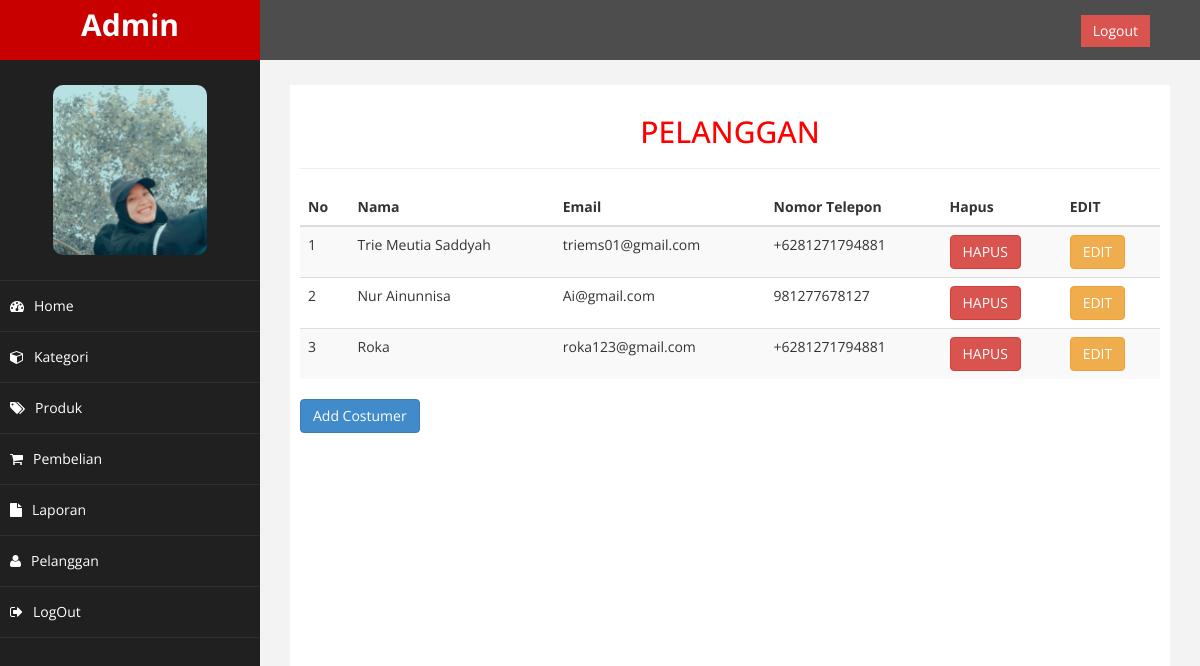
The app's page /admin/index.php?halaman=pelanggan (signed in), older data.
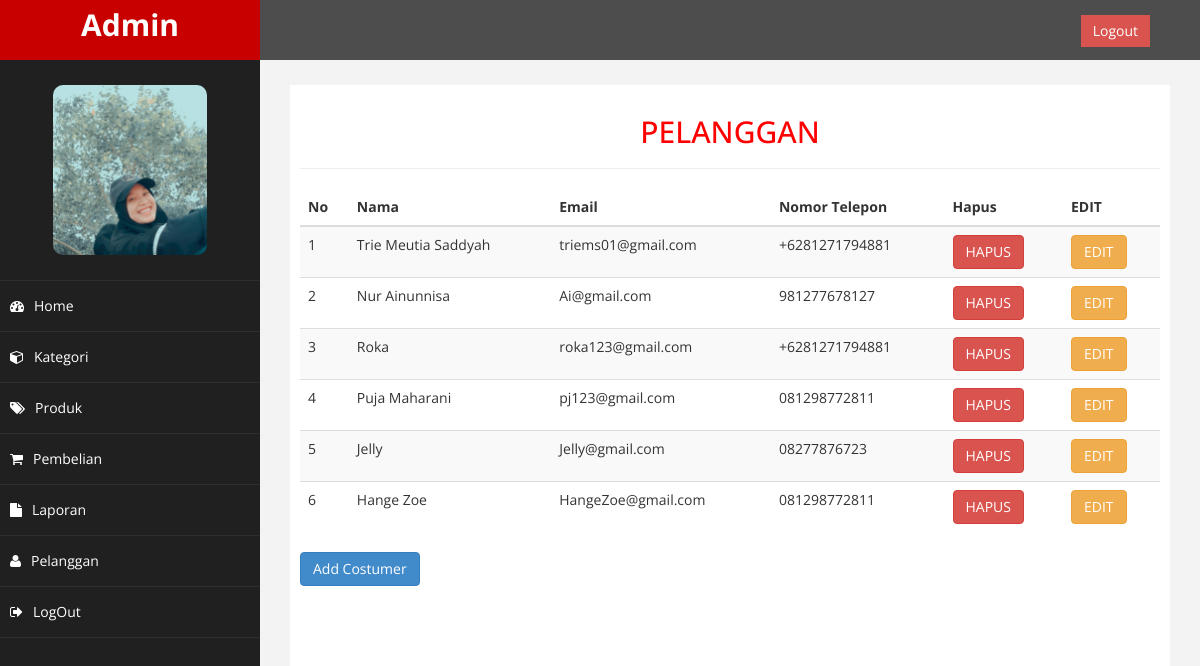
The same page, newer data.
### tables this page shows
CREATE TABLE `pelanggan` (
  `id_pelanggan` int(11) NOT NULL,
  `email_pelanggan` varchar(100) NOT NULL,
  `password_pelanggan` varchar(50) NOT NULL,
  `nama_pelanggan` varchar(100) NOT NULL,
  `telepon_pelanggan` varchar(25) NOT NULL,
  `alamat_pelanggan` text NOT NULL
);

### admin/pelanggan.php (the view)
<center><h2>PELANGGAN</h2></center>
<hr>
<table  class="table table-striped table-hover">
    <thead>
        <tr>
            <th>No</th>
            <th>Nama</th>
            <th>Email</th>
            <th>Nomor Telepon</th>
            <th>Hapus</th>
            <th>EDIT</th>
        </tr>
    </thead>
    <tbody>
        <?php $nomor=1; ?>
        <?php $ambil=$koneksi->query("SELECT * FROM pelanggan"); ?>
        <?php while($pecah = $ambil-> fetch_assoc()){ ?>
        <tr>
            <td><?php echo $nomor; ?></td>
            <td><?php echo $pecah['nama_pelanggan']; ?></td>
            <td><?php echo $pecah['email_pelanggan']; ?></td>
            <td><?php echo $pecah['telepon_pelanggan']; ?></td>
            <td>
                <a href="index.php?halaman=hapuspelanggan&id=<?php echo $pecah['id_pelanggan'];?>" class="btn btn-danger" onclick="return confirm('are you sure you want to delete?')">HAPUS</a>
            </td>
            <td>
                <a href="index.php?halaman=ubahpelanggan&id=<?php echo $pecah['id_pelanggan'];?>" class="btn btn-warning">EDIT</a>
            </td>
        </tr>
        <?php $nomor++; ?>
        <?php } ?>
    </tbody>
</table>
<a href="index.php?halaman=tambahpelanggan" class="btn btn-primary">Add Costumer</a>

### admin/index.php (shortened to what this page needs)
<?php
$koneksi = mysqli_connect("localhost", "root", "", "dbtoko");
?>
<!DOCTYPE html>
<html xmlns="http://www.w3.org/1999/xhtml">
<head>
    <link href="assets/css/bootstrap.css" rel="stylesheet" />
    <link href="assets/css/font-awesome.css" rel="stylesheet" />
    <link href="assets/js/morris/morris-0.4.3.min.css" rel="stylesheet" />
    <link href="assets/css/custom.css" rel="stylesheet" />
</head>
<body>
    <div id="wrapper">
        <nav class="navbar navbar-default navbar-cls-top " role="navigation" style="margin-bottom: 0">
            <div class="navbar-header">
                <a class="navbar-brand" href="index.html">Admin</a>
            </div>
  <div style="color: white;
padding: 15px 50px 5px 50px;
float: right;
font-size: 16px;"> &nbsp; <a href="index.php?halaman=logout" class="btn btn-danger square-btn-adjust">Logout</a> </div>
        </nav>
                <nav class="navbar-default navbar-side" role="navigation">
            <div class="sidebar-collapse">
                <ul class="nav" id="main-menu">
				<li class="text-center">
                    <img src="assets/img/me.jpg" class="user-image img-responsive"/>
					</li>
                    <li><a href="index.php"><i class="fa fa-dashboard "></i>Home</a></li>
                    <li><a href="index.php?halaman=kategori"><i class="fa fa-cube"></i>Kategori</a></li>
                    <li><a href="index.php?halaman=produk"><i class="fa fa-tags"></i>Produk</a></li>
                    <li><a href="index.php?halaman=pembelian"><i class="fa fa-shopping-cart"></i>Pembelian</a></li>
                    <li><a href="index.php?halaman=laporan_pembelian"><i class="fa fa-file"></i>Laporan</a></li>
                    <li><a href="index.php?halaman=pelanggan"><i class="fa fa-user"></i>Pelanggan</a></li>
                    <li><a href="index.php?halaman=logout"><i class="fa fa-sign-out"></i>LogOut</a></li>
                </ul>
            </div>
        </nav>
        <div id="page-wrapper" >
            <div id="page-inner">
                <?php
                if (isset($_GET['halaman']))
                {
                    if ($_GET['halaman']=="produk")
                    {
                        include 'produk.php';
                    }
                    elseif ($_GET['halaman']=="pembelian")
                    {
                        include 'pembelian.php';
                    }
                    elseif ($_GET['halaman']=="pelanggan")
                    {
                        include 'pelanggan.php';
                    }
                    elseif ($_GET['halaman']=="detail")
                    {
                        include 'detail.php';
                    }
                    elseif ($_GET['halaman']=="tambahproduk")
                    {
                        include 'tambahproduk.php';
                    }
                    elseif ($_GET['halaman']=="tambahpelanggan")
                    {
                        include 'tambahpelanggan.php';
                    }
                    elseif ($_GET['halaman']=="hapusproduk")
                    {
                        include 'hapusproduk.php';
                    }
                    elseif ($_GET['halaman']=="hapuspelanggan")
                    {
                        include 'hapuspelanggan.php';
                    }
                    elseif ($_GET['halaman']=="ubahproduk")
                    {
                        include 'ubahproduk.php';
                    }
                    elseif ($_GET['halaman']=="ubahpelanggan")
                    {
                        include 'ubahpelanggan.php';
                    }
                    elseif ($_GET['halaman']=="logout")
                    {
                        include 'logout.php';
                    }
                    elseif ($_GET['halaman']=="pembayaran")
                    {
                        include 'pembayaran.php';
                    }
                    elseif ($_GET['halaman']=="laporan_pembelian")
                    {
                        include 'laporan_pembelian.php';
                    }
                    elseif ($_GET['halaman']=="kategori")
                    {
                        include 'kategori.php';
                    }
                    elseif ($_GET['halaman']=="tambahkategori")
                    {
                        include 'tambahkategori.php';
                    }
                    elseif ($_GET['halaman']=="hapuskategori")
                    {
                        include 'hapuskategori.php';
                    }
                    elseif ($_GET['halaman']=="detailproduk")
                    {
                        include 'detailproduk.php';
                    }
                    elseif ($_GET['halaman']=="hapusfotoproduk")
                    {
                        include 'hapusfotoproduk.php';
                    }
                }
                else
                {
                    include 'home.php ';
                }
                ?>
            </div>
            </div>
        </div>
</body>
</html>

### admin/assets/css/custom.css (style rules this page uses)
body { font-family: 'Open Sans', sans-serif; }
#wrapper { width: 100%; background:#202020; }
#page-wrapper { padding: 15px 15px; min-height: 600px; background:#F3F3F3; }
#page-inner { width:100%; margin:10px 20px 10px 0px; background-color:#fff!important; padding:10px; min-height:1200px; }
.text-center { text-align:center; }
h2 { color: #f00; }
.square-btn-adjust { border: 0px solid transparent; -webkit-border-radius: 0px; -moz-border-radius: 0px; border-radius: 0px; }
.user-image { margin: 25px auto; -webkit-border-radius: 10px; -moz-border-radius: 10px; border-radius: 10px; max-height:170px; max-width:170px; }
.navbar-cls-top .navbar-brand { color: #fff; background: #C90000; width: 260px; text-align: center; height: 60px; font-size: 30px; font-weight: 700; }
.sidebar-collapse , .sidebar-collapse .nav { background:none; }
.sidebar-collapse .nav { padding:0; }
.sidebar-collapse .nav > li > a { color:#fff; background:#202020; text-shadow:none; }
.sidebar-collapse > .nav > li > a { padding:15px 10px; }
.sidebar-collapse > .nav > li { border-bottom: 1px solid rgba(107, 108, 109, 0.19); }
.navbar-side { border:none; background-color: #202020; }
.navbar-cls-top { background:#4D4D4D; border-bottom:none; }
.navbar-default { border:0px solid black; }
.navbar-header { background: #A70303; }
.nav > li > a > i { margin-right:10px; }
@media (min-width:768px) { #page-wrapper { margin: 0 0 0 260px; padding: 15px 30px; min-height: 1200px; } }
@media (min-width:768px) { .navbar-side { z-index: 1; position: absolute; width: 260px; } }
@media (min-width:768px) { .navbar { border-radius: 0px; } }

Row changes from the older to the newer data that the page shows:
added pelanggan: nama_pelanggan "Puja Maharani", email_pelanggan "pj123@gmail.com", telepon_pelanggan "081298772811"
added pelanggan: nama_pelanggan "Jelly", email_pelanggan "Jelly@gmail.com", telepon_pelanggan "08277876723"
added pelanggan: nama_pelanggan "Hange Zoe", email_pelanggan "HangeZoe@gmail.com", telepon_pelanggan "081298772811"
